Frame 1 (no input): blank canvas, image omitted
Frame 60 (the mouse pressed at the canvas centre just before this capture): blank canvas, image omitted
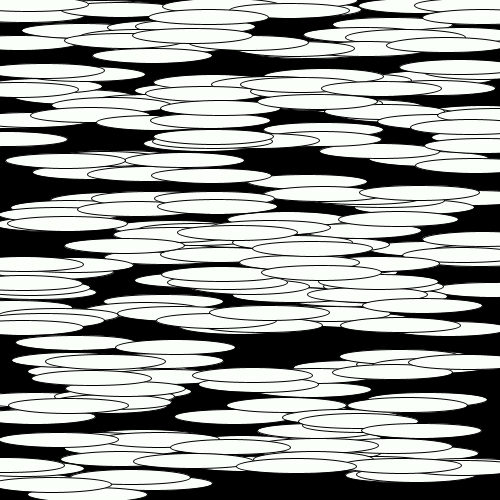
Frame 120 (the mouse held since frame 60 and released just before this capture)

The Processing sketch whose frames 1 and 60 were blank and that drew this single picture after the mouse press (run headless with seeded random() and noise(); from frame 60 on, the mouse is pressed at the canvas centre):

// Processing sketch: processing_59524
// ── processing_59524.pde

//Problem Set 3.5
//by: Nathan Smofsky

Circle[] circles = new Circle[500];
 
boolean paused = false;
 
void setup() {
  size(500, 500); 
  smooth();

  for (int i=0; i < circles.length; i++) {
   
  float x = random(width);
  float y = random(height);

  
    circles[i] = new Circle(x, y);
  } 
}
 
void draw() {
  background(0);
 
  int numRect = int(map(mouseY, 0, height, 0, circles.length));
   for (int i=0; i < numRect; i++) {
    
      circles[i].display();
    }
  }
  
  class Circle {
  float x;
  float y;
  color c;
 
 
  Circle( float x, float y ) {
    this.x = x;
    this.y = y;
  } 
   

  void display() {
    rectMode(CENTER);
    pushMatrix();
      translate(this.x, this.y);
     
      c = int( map(c, 0, width, 0, 255) );
      fill(mouseX, 255, mouseY);

      ellipse(0, 0, 120, 15);
    popMatrix(); 
  }
}
